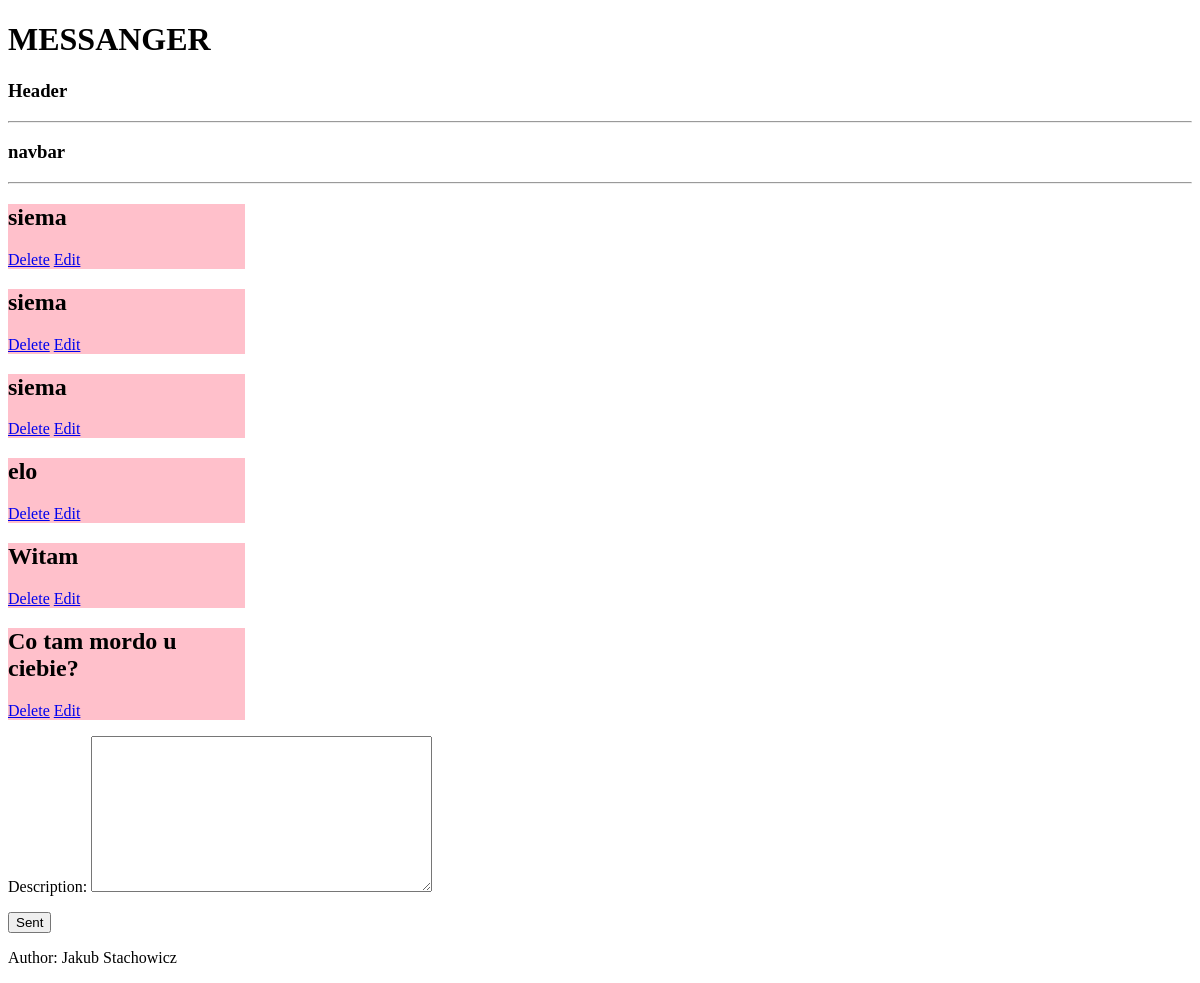
The app's page /, older data.
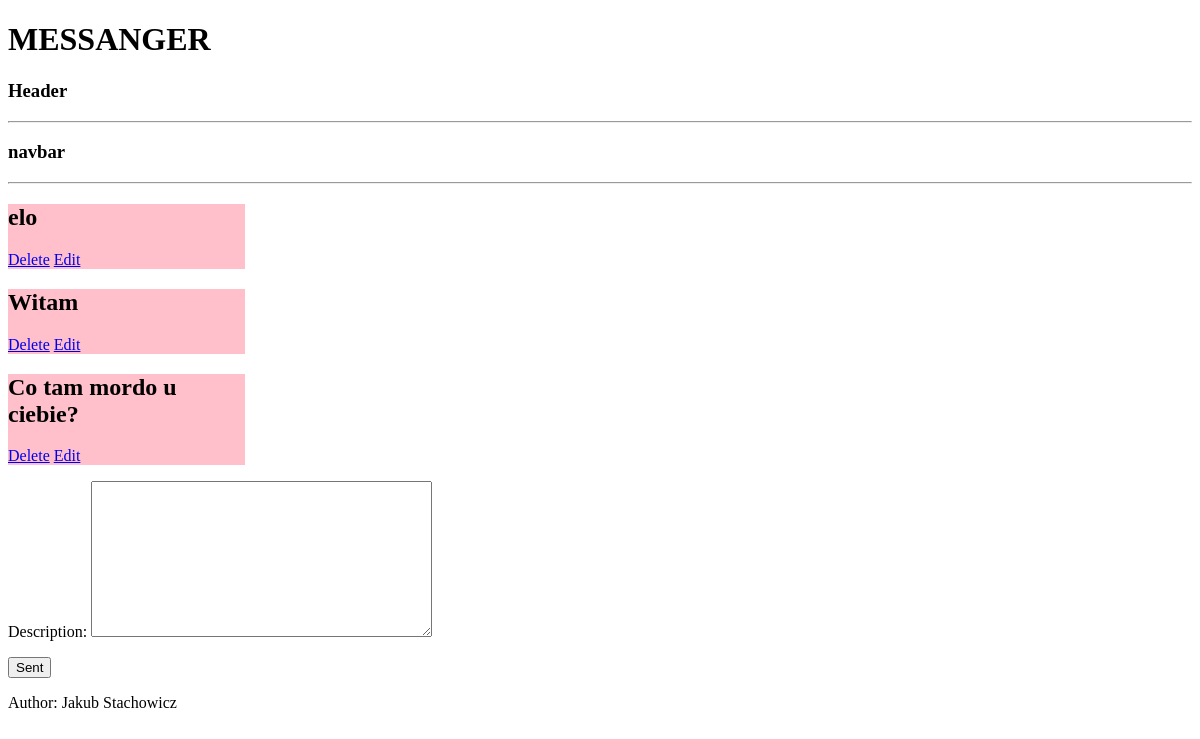
The same page, newer data.
### main/models.py (models this page shows)
class Message(models.Model):
    description = models.TextField(null=True, blank=True)
    created = models.DateTimeField(auto_now_add=True)

### main/views.py (the view)
# urls.py: path('', views.home, name='home'),
def home(request):
    messages = Message.objects.all()
    form = MessageForm()
    if request.method == "POST":
        print(request.POST.get('description'))
        form = MessageForm(request.POST)
        if form.is_valid() and request.POST.get('description'):
            form.save()
            return redirect('home')
    context = {'messages':messages,
               'form':form}
    return render(request, 'main/home.html', context)

### main/forms.py
class MessageForm(ModelForm):
    class Meta:
        model = Message
        fields = ['description']

### main/templates/main/home.html (shortened to what this page needs)
{% extends 'main.html' %}
{% block content %}
{% for message in messages%}
<div class="message">
    <h2>{{message.description}}</h2>
    <a href="{% url 'delete' message.id %}">Delete</a>
    <a href="{% url 'edit' message.id %}">Edit</a>
</div>
{% endfor %}
<form action="" method="POST">
    {{form.as_p}}
    <input type="submit" value="Sent">
</form>
{% endblock %}

### templates/main.html (shortened to what this page needs)
{% load static %}
<!DOCTYPE html>
<html lang="en">
<head>
    <link rel="stylesheet" type="text/css" href="{% static 'css/style.css' %}">
</head>
<body>
    <h1>MESSANGER</h1>
    <header>
        {% include 'header.html' %}
    </header>
    <nav>
        {% include 'navbar.html' %}
    </nav>
    <section>
        {% block content %}
        {% endblock %}
    </section>
    <footer>
        {% include 'footer.html' %}
    </footer>
</body>
</html>

### templates/header.html
<h3>Header</h3>
<hr>

### templates/navbar.html
<h3>navbar</h3>
<hr>

### templates/footer.html
<p>Author: Jakub Stachowicz</p>

### static/css/style.css (style rules this page uses)
.message { background-color: pink; width: 20%; }

Row changes from the older to the newer data that the page shows:
removed Message: description "siema"
removed Message: description "siema"
removed Message: description "siema"
